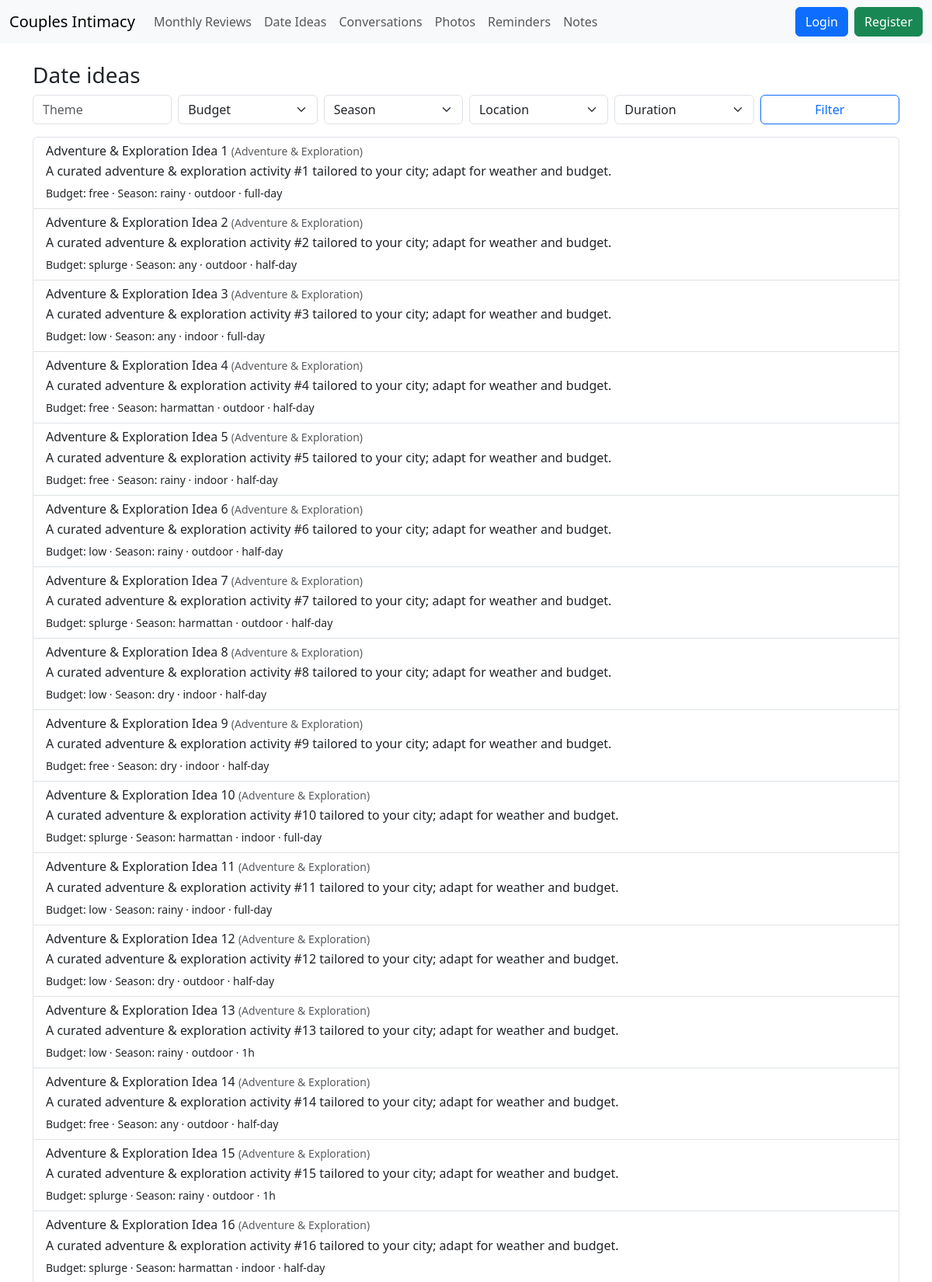
Screenshot of /?r=dates/index (signed in, upper part) with the database file from the repository.
### tables this page shows
CREATE TABLE IF NOT EXISTS date_ideas (
  id INT AUTO_INCREMENT PRIMARY KEY,
  theme VARCHAR(50) NOT NULL,
  title VARCHAR(150) NOT NULL,
  description TEXT NOT NULL,
  budget_tier ENUM('free','low','splurge') NOT NULL,
  season ENUM('any','harmattan','rainy','dry') NOT NULL DEFAULT 'any',
  location_type ENUM('indoor','outdoor') NOT NULL,
  duration ENUM('1h','half-day','full-day') NOT NULL
);

### app/Controllers/DatesController.php (called while the page is built, shortened)
<?php
class DatesController extends Controller {
    public function indexAction(): void {
        $filters = [
            'theme' => $_GET['theme'] ?? '',
            'budget' => $_GET['budget'] ?? '',
            'season' => $_GET['season'] ?? '',
            'location' => $_GET['location'] ?? '',
            'duration' => $_GET['duration'] ?? '',
        ];
        $ideas = DateIdea::list($filters);
        $this->view('dates/index', compact('ideas','filters'));
    }
}

### app/Core/Router.php (called while the page is built, shortened)
<?php
class Router {
    public function dispatch(string $route): void {
        [$controller, $action] = array_pad(explode('/', $route), 2, 'index');
        $actionMethod = $action . 'Action';
        $instance = new $controllerClass();
        $instance->$actionMethod();
    }
}

### public/index.php (called while the page is built, shortened)
<?php
require_once __DIR__ . '/../app/Core/Autoload.php';
$route = $_GET['r'] ?? 'dashboard/index';
$router = new Router();
$router->dispatch($route);

### app/Core/Autoload.php (called while the page is built, shortened)
<?php
spl_autoload_register(function ($class) {
    $prefix = 'App\\';
    $base_dir = __DIR__ . '/../';
    $len = strlen($prefix);
    $relative_class = substr($class, $len);
    $file = $base_dir . str_replace('\\', '/', $relative_class) . '.php';
});

### app/Core/Helpers.php (called while the page is built, shortened)
<?php
class Helpers {
    public static function e(string $s): string { return htmlspecialchars($s, ENT_QUOTES, 'UTF-8'); }
    public static function route(string $r): string { return BASE_URL . '?r=' . $r; }
}

### app/Core/Database.php (called while the page is built, shortened)
<?php
class Database {
    private static ?PDO $pdo = null;
    public static function pdo(): PDO {
        if (self::$pdo === null) {
            $dsn = 'mysql:host=' . DB_HOST . ';dbname=' . DB_NAME . ';charset=' . DB_CHARSET;
            $opts = [
                PDO::ATTR_ERRMODE => PDO::ERRMODE_EXCEPTION,
                PDO::ATTR_DEFAULT_FETCH_MODE => PDO::FETCH_ASSOC,
                PDO::ATTR_EMULATE_PREPARES => false,
            ];
            try {
                self::$pdo = new PDO($dsn, DB_USER, DB_PASS, $opts);
            } catch (PDOException $e) {
                http_response_code(500);
                exit('Database connection failed.');
            }
        }
        return self::$pdo;
    }
}

### app/Models/DateIdea.php (called while the page is built, shortened)
<?php
class DateIdea {
    public static function list(array $filters=[]): array {
        $sql = "SELECT * FROM date_ideas WHERE 1";
        $params = [];
        $sql .= " ORDER BY id";
        $stmt = Database::pdo()->prepare($sql);
        $stmt->execute($params);
        return $stmt->fetchAll();
    }
}

### app/Views/dates/index.php (the view, shortened to what this page needs)
<h3>Date ideas</h3>
<form class="row g-2 mb-3" method="get">
  <div class="col-md-2"><input class="form-control" name="theme" placeholder="Theme" value="<?= Helpers::e($filters['theme']) ?>"></div>
  <div class="col-md-2"><select class="form-select" name="budget"><option value="">Budget</option><option>free</option><option>low</option><option>splurge</option></select></div>
  <div class="col-md-2"><select class="form-select" name="season"><option value="">Season</option><option>any</option><option>harmattan</option><option>rainy</option><option>dry</option></select></div>
  <div class="col-md-2"><select class="form-select" name="location"><option value="">Location</option><option>indoor</option><option>outdoor</option></select></div>
  <div class="col-md-2"><select class="form-select" name="duration"><option value="">Duration</option><option>1h</option><option>half-day</option><option>full-day</option></select></div>
  <div class="col-md-2"><button class="btn btn-outline-primary w-100">Filter</button></div>
</form>
<div class="list-group">
  <?php foreach($ideas as $d): ?>
    <div class="list-group-item">
      <div class="d-flex justify-content-between">
        <div>
          <h6 class="mb-1"><?= Helpers::e($d['title']) ?> <small class="text-muted">(<?= Helpers::e($d['theme']) ?>)</small></h6>
          <p class="mb-1"><?= Helpers::e($d['description']) ?></p>
          <small>Budget: <?= Helpers::e($d['budget_tier']) ?> · Season: <?= Helpers::e($d['season']) ?> · <?= Helpers::e($d['location_type']) ?> · <?= Helpers::e($d['duration']) ?></small>
        </div>
      </div>
    </div>
  <?php endforeach; ?>
</div>

### app/Core/Controller.php (shortened to what this page needs)
<?php
class Controller {
    protected function view(string $template, array $data = []): void {
        extract($data);
        $templatePath = __DIR__ . '/../Views/' . $template . '.php';
        $layoutPath = __DIR__ . '/../Views/layout.php';
        if (file_exists($templatePath)) {
            include $templatePath;
        } else {
            echo "View not found: " . htmlspecialchars($template);
        }
        $content = ob_get_clean();
        include $layoutPath;
    }
}

### app/Views/layout.php (shortened to what this page needs)
<!doctype html>
<html lang="en">
<head>
  <link href="https://cdn.jsdelivr.net/npm/bootstrap@5.3.3/dist/css/bootstrap.min.css" rel="stylesheet">
</head>
<body>
<nav class="navbar navbar-expand-lg bg-body-tertiary">
  <div class="container-fluid">
    <a class="navbar-brand" href="<?= Helpers::route('dashboard/index') ?>"><?= Helpers::e(APP_NAME) ?></a>
    <div class="collapse navbar-collapse">
      <ul class="navbar-nav me-auto mb-2 mb-lg-0">
        <li class="nav-item"><a class="nav-link" href="<?= Helpers::route('reviews/history') ?>">Monthly Reviews</a></li>
        <li class="nav-item"><a class="nav-link" href="<?= Helpers::route('dates/index') ?>">Date Ideas</a></li>
        <li class="nav-item"><a class="nav-link" href="<?= Helpers::route('prompts/index') ?>">Conversations</a></li>
        <li class="nav-item"><a class="nav-link" href="<?= Helpers::route('photos/index') ?>">Photos</a></li>
        <li class="nav-item"><a class="nav-link" href="<?= Helpers::route('reminders/index') ?>">Reminders</a></li>
        <li class="nav-item"><a class="nav-link" href="<?= Helpers::route('notes/index') ?>">Notes</a></li>
      </ul>
      <div class="d-flex">
        <?php if (!empty($_SESSION['user'])): ?>
          <span class="me-3">Hi, <?= Helpers::e($_SESSION['user']['name']) ?></span>
          <a class="btn btn-outline-secondary" href="<?= Helpers::route('auth/logout') ?>">Logout</a>
        <?php else: ?>
          <a class="btn btn-primary me-2" href="<?= Helpers::route('auth/login') ?>">Login</a>
          <a class="btn btn-success" href="<?= Helpers::route('auth/register') ?>">Register</a>
        <?php endif; ?>
      </div>
    </div>
  </div>
</nav>
<main class="container my-4">
  <?= $content ?>
</main>
</body>
</html>

### rows the page displays
date_ideas: title "Adventure & Exploration Idea 1", theme "Adventure & Exploration", description "A curated adventure & exploration activity #1 tailored to your city; adapt for weather and budget.", budget_tier "free", season "rainy", location_type "outdoor", duration "full-day"
date_ideas: title "Adventure & Exploration Idea 2", theme "Adventure & Exploration", description "A curated adventure & exploration activity #2 tailored to your city; adapt for weather and budget.", budget_tier "splurge", season "any", location_type "outdoor", duration "half-day"
date_ideas: title "Adventure & Exploration Idea 3", theme "Adventure & Exploration", description "A curated adventure & exploration activity #3 tailored to your city; adapt for weather and budget.", budget_tier "low", season "any", location_type "indoor", duration "full-day"
date_ideas: title "Adventure & Exploration Idea 4", theme "Adventure & Exploration", description "A curated adventure & exploration activity #4 tailored to your city; adapt for weather and budget.", budget_tier "free", season "harmattan", location_type "outdoor", duration "half-day"
date_ideas: title "Adventure & Exploration Idea 5", theme "Adventure & Exploration", description "A curated adventure & exploration activity #5 tailored to your city; adapt for weather and budget.", budget_tier "free", season "rainy", location_type "indoor", duration "half-day"
date_ideas: title "Adventure & Exploration Idea 6", theme "Adventure & Exploration", description "A curated adventure & exploration activity #6 tailored to your city; adapt for weather and budget.", budget_tier "low", season "rainy", location_type "outdoor", duration "half-day"
date_ideas: title "Adventure & Exploration Idea 7", theme "Adventure & Exploration", description "A curated adventure & exploration activity #7 tailored to your city; adapt for weather and budget.", budget_tier "splurge", season "harmattan", location_type "outdoor", duration "half-day"
date_ideas: title "Adventure & Exploration Idea 8", theme "Adventure & Exploration", description "A curated adventure & exploration activity #8 tailored to your city; adapt for weather and budget.", budget_tier "low", season "dry", location_type "indoor", duration "half-day"
date_ideas: title "Adventure & Exploration Idea 9", theme "Adventure & Exploration", description "A curated adventure & exploration activity #9 tailored to your city; adapt for weather and budget.", budget_tier "free", season "dry", location_type "indoor", duration "half-day"
date_ideas: title "Adventure & Exploration Idea 10", theme "Adventure & Exploration", description "A curated adventure & exploration activity #10 tailored to your city; adapt for weather and budget.", budget_tier "splurge", season "harmattan", location_type "indoor", duration "full-day"
date_ideas: title "Adventure & Exploration Idea 11", theme "Adventure & Exploration", description "A curated adventure & exploration activity #11 tailored to your city; adapt for weather and budget.", budget_tier "low", season "rainy", location_type "indoor", duration "full-day"
date_ideas: title "Adventure & Exploration Idea 12", theme "Adventure & Exploration", description "A curated adventure & exploration activity #12 tailored to your city; adapt for weather and budget.", budget_tier "low", season "dry", location_type "outdoor", duration "half-day"
date_ideas: title "Adventure & Exploration Idea 13", theme "Adventure & Exploration", description "A curated adventure & exploration activity #13 tailored to your city; adapt for weather and budget.", budget_tier "low", season "rainy", location_type "outdoor", duration "1h"
date_ideas: title "Adventure & Exploration Idea 14", theme "Adventure & Exploration", description "A curated adventure & exploration activity #14 tailored to your city; adapt for weather and budget.", budget_tier "free", season "any", location_type "outdoor", duration "half-day"
date_ideas: title "Adventure & Exploration Idea 15", theme "Adventure & Exploration", description "A curated adventure & exploration activity #15 tailored to your city; adapt for weather and budget.", budget_tier "splurge", season "rainy", location_type "outdoor", duration "1h"
date_ideas: title "Adventure & Exploration Idea 16", theme "Adventure & Exploration", description "A curated adventure & exploration activity #16 tailored to your city; adapt for weather and budget.", budget_tier "splurge", season "harmattan", location_type "indoor", duration "half-day"

### other values shown
Helpers::e(APP_NAME) "Couples Intimacy"
